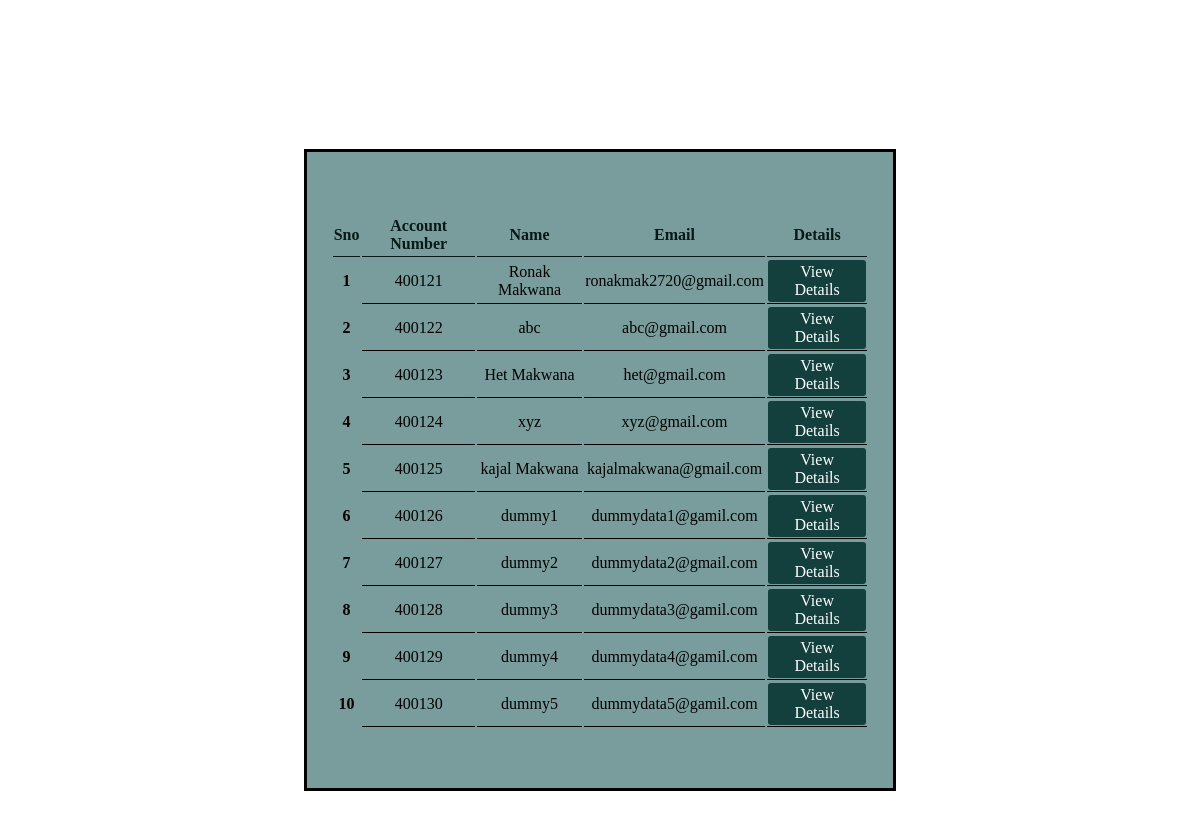
Page /customerDetails.php on the committed database.
### tables this page shows
CREATE TABLE `customer_details` (
  `accno` int(11) NOT NULL,
  `name` varchar(20) NOT NULL,
  `email` varchar(40) NOT NULL,
  `account_balance` int(11) DEFAULT NULL
);

### customerDetails.php (the view, shortened to what this page needs)
<?php
$servername = "localhost";
$username = "root";
$password = "";
$database = "bankingsystem_tsfinternship";
$conn = mysqli_connect($servername,$username,$password,$database);
?>
    <!DOCTYPE html>
    <html lang="en">
    <head>
        <link rel="stylesheet" href="CSS/transferMoney.css">
    </head>
    <body>
        <h2 class="h2">Customer Details</h2>
        <br>
        <div>
            <table class="table" >
                <thead>
                    <tr>
                        <th scope="col" class="th tr trb">Sno</th>
                        <th scope="col"class="th tr trb">Account Number</th>
                        <th scope="col"class="th tr trb">Name</th>
                        <th scope="col"class="th tr trb">Email</th>
                        <th scope="col"class="th tr trb">Details</th>
                    </tr>
                </thead>
                <tbody>
                <?php
                    $sql = "SELECT * FROM `customer_details`";
                    $result = mysqli_query($conn,$sql);
                    $sno = 1;
                    while($row = mysqli_fetch_assoc($result)){
                        echo '<tr>
                        <th scope="row" class="tr">'. $sno . '</th>&nbsp
                        <td class="tr trb">'. $row['accno'] . '</td>&nbsp
                        <td class="tr trb">'. $row['name'] . '</td>&nbsp
                        <td class="tr trb">'. $row['email'] . '</td>
                        <td class="tr trb">
                            <a style="text-decoration: none; background-color: #133f3d; color: #ffffff; padding: 3px 10px; border-radius: 3px; text-align: center; display: inline-block;" href="details.php?accno='.$row['accno'].'">View Details</a>
                        </td>
                        </tr>';
                         $sno = $sno + 1;
                    }
                ?>
                </tbody>
            </table>
        </div>
    </body>
    </html>

### CSS/transferMoney.css (style rules this page uses)
body, html { height: 100%; }
body { background-image: url('https://mcdn.wallpapersafari.com/medium/68/93/hSEvPY.jpg'); background-repeat: no-repeat; background-position: center; background-size: cover; }
.h2 { font-size: 40px; text-align: center; color: #ffffff; font-weight: 900; }
.tr { height: 30px; text-align: center; }
.trb { border-bottom: solid 1px; }
.th { height: 40px; color: #081817; font-weight: 900; }
.table { margin: 0 auto; width: 50%; padding: 5% 2%; background-color: #2863609f; border: solid; }

### rows in the picture
customer_details: accno "400121", name "Ronak Makwana", email "ronakmak2720@gmail.com"
customer_details: accno "400122", name "abc", email "abc@gmail.com"
customer_details: accno "400123", name "Het Makwana", email "het@gmail.com"
customer_details: accno "400124", name "xyz", email "xyz@gmail.com"
customer_details: accno "400125", name "kajal Makwana", email "kajalmakwana@gmail.com"
customer_details: accno "400126", name "dummy1", email "dummydata1@gamil.com"
customer_details: accno "400127", name "dummy2", email "dummydata2@gmail.com"
customer_details: accno "400128", name "dummy3", email "dummydata3@gamil.com"
customer_details: accno "400129", name "dummy4", email "dummydata4@gamil.com"
customer_details: accno "400130", name "dummy5", email "dummydata5@gamil.com"
